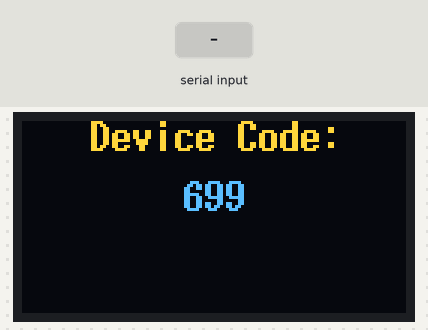
Bench run of a sketch on a simulated ESP8266 (NodeMCU). Shown: 128×64 one-colour display. Inputs (shaded band) come from the test bench. The OLED is the two-colour kind (top 16 rows yellow); WiFi joins after 1.5 s; servers stay silent unless stated; uploads are accepted with an empty reply; what the sketch prints to the serial monitor is not drawn.

Above: at 4.3 s.
4.4 s: "true\n" received over Serial
5.9 s: "90,45\n" received over Serial
8.9 s: "6\n" received over Serial
Timing chart, 0 to 11.9 s (numbered marks = the images above; inputs shaded):
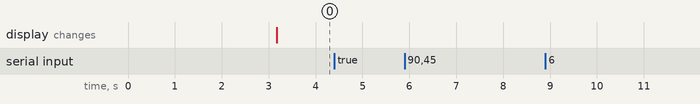

The sketch:

final_prototype.ino
```cpp
#include <ESP8266WiFi.h>
#include <WiFiClientSecure.h>
#include <ESP8266HTTPClient.h>
#include <U8g2lib.h>
#include <WiFiManager.h>

const char* host = "";
const int httpsPort = 443;
String deviceCode = "699";
bool deviceRegistered = false;


WiFiClientSecure client;
HTTPClient http;

U8G2_SSD1306_128X64_NONAME_F_SW_I2C u8g2(U8G2_R0, 14, 12, U8X8_PIN_NONE);


void setup()
{
  Serial.begin(9600);
  delay(10);

  WiFiManager wifiManager;
  wifiManager.setTimeout(180);

  if(!wifiManager.autoConnect("AutoConnectAP"))
  {
    Serial.println("Failed to connect and hit timeout");
    // Could reset or do something else if needed
    ESP.restart();
    delay(1000);
  }
  Serial.println("Connected to WiFi");

  client.setInsecure();
  connectToHost();

  u8g2.begin();
}


void connectToHost()
{
  Serial.print("Connecting to ");
  Serial.println(host);

  if (!client.connect(host, httpsPort))
  {
    Serial.println("Connection failed");
    return;
  }

  bool response = dbDeviceCheck();

  if (response)
  {
    deviceRegistered = true;
    delay(1000);
  }
  else
  {
    createNewDevice(deviceCode);
    delay(1000);

  }

}

bool dbDeviceCheck()
{

  String url = "/Device/IsCreated?code=" + deviceCode;
  Serial.print("Requesting URL: ");
  Serial.println(url);


  http.begin(client, host, httpsPort, url);

  int httpResponseCode = http.GET();
  if (httpResponseCode == HTTP_CODE_OK)
  {
    String payload = http.getString();
    Serial.println("Response payload:");
    Serial.println(payload);
    return (payload == "true");
  } else
  {
    Serial.print("Error code: ");
    Serial.println(httpResponseCode);
    return false;
  }
  http.end();
}

void createNewDevice(String deviceCode)
{
  Serial.println("Setting up a new device in the database");
  String url = "/Device/CreateDevice?code=" + deviceCode;

  http.begin(client, host, httpsPort, url);
  http.addHeader("Content-Type", "application/x-www-form-urlencoded");

  int httpResponseCode = http.POST(""); // No payload needed

  if (httpResponseCode > 0)
  {
    String payload = http.getString();
    Serial.println("Response payload:");
    Serial.println(payload);
    deviceRegistered = true;
  } else
  {
    Serial.print("Error code: ");
    Serial.println(httpResponseCode);
  }
}


void sendMeasurements(float lightSensor, float temperature, float humidity, float moistureSensor1, float moistureSensor2, float moistureSensor3)
{

  if (!deviceRegistered)
  {
    Serial.println("Device is not registered. Skipping measurements.");
    return;
  }

  String path = "/Measurement";
  String body = "{\n";
  body += "  \"deviceCode\": \"" + String(deviceCode) + "\",\n";
  body += "  \"lightIntensity\": " + String(lightSensor) + ",\n";
  body += "  \"temperature\": " + String(temperature) + ",\n";
  body += "  \"humidity\": " + String(humidity) + ",\n";
  body += "  \"sensorMoisture1\": " + String(moistureSensor1) + ",\n";
  body += "  \"sensorMoisture2\": " + String(moistureSensor2) + ",\n";
  body += "  \"sensorMoisture3\": " + String(moistureSensor3) + "\n";
  body += "}";

  Serial.print("Connecting to ");
  Serial.println(host);

  http.begin(client, host, httpsPort, path);
  http.addHeader("Content-Type", "application/json");

  int httpResponseCode = http.POST(body);

  if (httpResponseCode > 0)
  {
    Serial.print("HTTP Response code: ");
    Serial.println(httpResponseCode);

    String response = http.getString();
    Serial.println("Response from server:");
    Serial.println(response);
  } else
  {
    Serial.print("HTTP POST request failed, error: ");
    Serial.println(httpResponseCode);
  }

  http.end();
}

void processSerialData(String data)
{
    Serial.println("Received data: " + data);
    float temperature, humidity, lightSensor, moistureSensor1, moistureSensor2, moistureSensor3;

    if (sscanf(data.c_str(), "T:%f,H:%f,LS:%f,MS1:%f,MS2:%f,MS3:%f", &temperature, &humidity, &lightSensor, &moistureSensor1, &moistureSensor2, &moistureSensor3) == 6)
    {
        sendMeasurements(lightSensor, temperature, humidity, moistureSensor1, moistureSensor2, moistureSensor3);
    } else
    {
        Serial.println("Error parsing data!");
    }
}

void loop()
{
  u8g2.clearBuffer();
  u8g2.setFont(u8g2_font_7x14B_tr);

  const char* label = "Device Code:";
  const char* code = deviceCode.c_str();

  int16_t xLabel = (u8g2.getDisplayWidth() - u8g2.getStrWidth(label)) / 2;
  int16_t xCode = (u8g2.getDisplayWidth() - u8g2.getStrWidth(code)) / 2;

  u8g2.drawStr(xLabel, 10, label);
  u8g2.drawStr(xCode, 30, code);
  u8g2.sendBuffer();

    if (Serial.available() > 0)
    {
        String data = Serial.readStringUntil('\n');
        processSerialData(data); // Assuming processSerialData is defined elsewhere
        delay(3000);
    }
}
```

Measured:
- after the input at 4.4 s, every drawn part: stays the same
- after the input at 5.9 s, every drawn part: stays the same
- after the input at 8.9 s, every drawn part: stays the same
